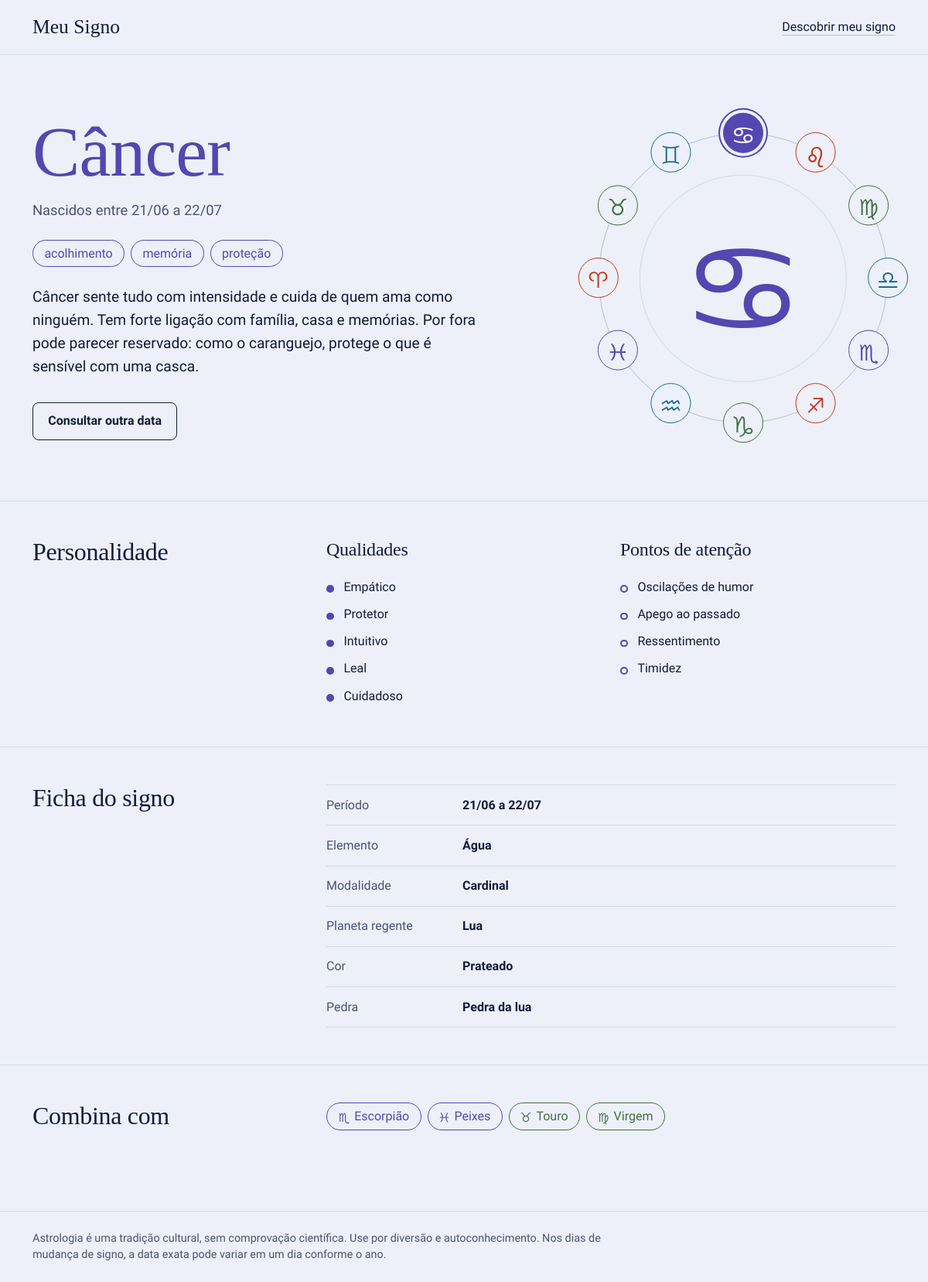
Page /signo/cancer on the committed database.
### tables this page shows
CREATE TABLE signos (
    id             INTEGER PRIMARY KEY AUTOINCREMENT,
    ordem          INTEGER NOT NULL UNIQUE,
    slug           TEXT    NOT NULL UNIQUE,
    nome           TEXT    NOT NULL,
    simbolo        TEXT    NOT NULL,
    inicio         INTEGER NOT NULL,
    fim            INTEGER NOT NULL,
    elemento       TEXT    NOT NULL,
    modalidade     TEXT    NOT NULL,
    regente        TEXT    NOT NULL,
    cor            TEXT    NOT NULL,
    pedra          TEXT    NOT NULL,
    palavras_chave TEXT    NOT NULL,
    descricao      TEXT    NOT NULL,
    qualidades     TEXT    NOT NULL,
    desafios       TEXT    NOT NULL,
    compativeis    TEXT    NOT NULL
);

### app.py (the view)
@app.route("/signo/<slug>")
def signo(slug):
    atual = db.buscar_signo(slug)
    if atual is None:
        abort(404)
    signos = db.listar_signos()
    por_slug = {s["slug"]: s for s in signos}
    compativeis = [por_slug[c] for c in atual["compativeis"]]
    ordem = atual["ordem"]
    giro = -ordem * 30 if ordem <= 6 else (12 - ordem) * 30
    return render_template(
        "signo.html",
        signo=atual,
        signos=signos,
        compativeis=compativeis,
        total=db.total_consultas(atual["id"]),
        giro=giro,
        ativo=atual["slug"],
    )

### db.py (called while the page is built)
def get_db():
    if "db" not in g:
        g.db = sqlite3.connect(CAMINHO_BD)
        g.db.row_factory = sqlite3.Row
        g.db.execute("PRAGMA foreign_keys = ON")
    return g.db

def _mmdd_para_texto(mmdd):
    return f"{mmdd % 100:02d}/{mmdd // 100:02d}"

def _preparar(linha):
    signo = dict(linha)
    signo["periodo"] = f"{_mmdd_para_texto(signo['inicio'])} a {_mmdd_para_texto(signo['fim'])}"
    signo["classe"] = CLASSES_ELEMENTO[signo["elemento"]]
    for campo in ("palavras_chave", "qualidades", "desafios", "compativeis"):
        signo[campo] = [item.strip() for item in signo[campo].split(",")]
    return signo

def listar_signos():
    linhas = get_db().execute("SELECT * FROM signos ORDER BY ordem").fetchall()
    return [_preparar(linha) for linha in linhas]

def buscar_signo(slug):
    linha = get_db().execute("SELECT * FROM signos WHERE slug = ?", (slug,)).fetchone()
    return _preparar(linha) if linha else None

def total_consultas(signo_id):
    return get_db().execute(
        "SELECT COUNT(*) FROM consultas WHERE signo_id = ?", (signo_id,)
    ).fetchone()[0]

### templates/signo.html (shortened to what this page needs)
{% extends "base.html" %}
{% block conteudo %}
{% set nascimento = get_flashed_messages(category_filter=["nascimento"]) %}
<article class="el-{{ signo.classe }}">
  <section class="container py-5">
    <div class="row align-items-center g-5">
      <div class="col-lg-7">
        <h1 class="titulo-grande cor-el">{{ signo.nome }}</h1>
        <p class="periodo">Nascidos entre {{ signo.periodo }}</p>
        <ul class="list-unstyled d-flex flex-wrap gap-2 my-4">
          {% for palavra in signo.palavras_chave %}
            <li class="chip">{{ palavra }}</li>
          {% endfor %}
        </ul>
        <p class="lead descricao">{{ signo.descricao }}</p>
        <a class="btn btn-contorno mt-3" href="{{ url_for('index') }}">Consultar outra data</a>
      </div>
      <div class="col-lg-5">
        <div class="roda-wrap">
          {% include "_roda.html" %}
          <div class="roda-centro">
            <span class="roda-glifo" aria-hidden="true">{{ signo.simbolo }}&#xFE0E;</span>
          </div>
        </div>
      </div>
    </div>
  </section>
  <section class="secao">
    <div class="container">
      <div class="row g-4">
        <div class="col-lg-4"><h2>Personalidade</h2></div>
        <div class="col-lg-8">
          <div class="row g-4">
            <div class="col-md-6">
              <h3 class="subtitulo">Qualidades</h3>
              <ul class="lista-sinal">
                {% for q in signo.qualidades %}<li>{{ q | capitalize }}</li>{% endfor %}
              </ul>
            </div>
            <div class="col-md-6">
              <h3 class="subtitulo">Pontos de atenção</h3>
              <ul class="lista-sinal oco">
                {% for d in signo.desafios %}<li>{{ d | capitalize }}</li>{% endfor %}
              </ul>
            </div>
          </div>
        </div>
      </div>
    </div>
  </section>
  <section class="secao">
    <div class="container">
      <div class="row g-4">
        <div class="col-lg-4"><h2>Ficha do signo</h2></div>
        <div class="col-lg-8">
          <dl class="ficha mb-0">
            <div class="ficha-linha"><dt>Período</dt><dd>{{ signo.periodo }}</dd></div>
            <div class="ficha-linha"><dt>Elemento</dt><dd>{{ signo.elemento }}</dd></div>
            <div class="ficha-linha"><dt>Modalidade</dt><dd>{{ signo.modalidade }}</dd></div>
            <div class="ficha-linha"><dt>Planeta regente</dt><dd>{{ signo.regente }}</dd></div>
            <div class="ficha-linha"><dt>Cor</dt><dd>{{ signo.cor }}</dd></div>
            <div class="ficha-linha"><dt>Pedra</dt><dd>{{ signo.pedra }}</dd></div>
          </dl>
        </div>
      </div>
    </div>
  </section>
  <section class="secao">
    <div class="container">
      <div class="row g-4">
        <div class="col-lg-4"><h2>Combina com</h2></div>
        <div class="col-lg-8">
          <ul class="list-unstyled d-flex flex-wrap gap-2 mb-4">
            {% for c in compativeis %}
              <li>
                <a class="chip el-{{ c.classe }}" href="{{ url_for('signo', slug=c.slug) }}">
                  <span class="chip-glifo" aria-hidden="true">{{ c.simbolo }}&#xFE0E;</span>{{ c.nome }}
                </a>
              </li>
            {% endfor %}
          </ul>
        </div>
      </div>
    </div>
  </section>
</article>
{% endblock %}

### templates/_roda.html
<nav class="roda" aria-label="Os 12 signos do zodíaco" style="--giro-final: {{ giro }}deg;">
  <div class="roda-anel" aria-hidden="true"></div>
  {% for s in signos %}
  <a class="roda-signo el-{{ s.classe }}{% if s.slug == ativo %} ativo{% endif %}"
     href="{{ url_for('signo', slug=s.slug) }}"
     style="--i: {{ s.ordem }};"
     title="{{ s.nome }}"
     aria-label="{{ s.nome }}, {{ s.periodo }}"{% if s.slug == ativo %} aria-current="page"{% endif %}>
    <span aria-hidden="true">{{ s.simbolo }}&#xFE0E;</span>
  </a>
  {% endfor %}
</nav>

### static/css/style.css (style rules this page uses)
:root { --noite: #131B3B; --ceu: #EDF0F8; --bruma: #D3DAEC; --linha-roda: #B4BED9; --tinta-suave: #4A5373; --fogo: #C2371B; --terra: #3F7040; --ar: #1A6C92; --agua: #5546B0; --fonte-titulo: "Instrument Serif", Georgia, "Times New Roman", serif; --fonte-simbolos: "Noto Sans Symbols", "Segoe UI Symbol", "Apple Symbols", "DejaVu Sans", sans-serif; --bs-body-font-family: "Albert Sans", system-ui, -apple-system, "Segoe UI", Roboto, sans-serif; --bs-body-bg: var(--ceu); --bs-body-color: var(--noite); }
.el-fogo { --el: var(--fogo); }
.el-terra { --el: var(--terra); }
.el-ar { --el: var(--ar); }
.el-agua { --el: var(--agua); }
body { background: var(--ceu); color: var(--noite); }
h1, h2, h3 { font-family: var(--fonte-titulo); font-weight: 400; letter-spacing: -0.01em; }
h2 { font-size: 2rem; line-height: 1.1; }
.cor-el { color: var(--el); }
.titulo-grande { font-size: clamp(2.9rem, 9vw, 5.75rem); line-height: 1; margin-bottom: 1rem; }
.descricao { max-width: 36rem; font-size: 1.2rem; line-height: 1.55; }
.periodo { font-size: 1.15rem; color: var(--tinta-suave); margin-bottom: 0; }
.btn-noite, .btn-contorno { border-radius: 0.5rem; font-weight: 600; }
.btn-contorno { background: transparent; border: 1.5px solid var(--noite); color: var(--noite); padding: 0.7rem 1.2rem; }
.roda-wrap { --roda: min(84vw, 30rem); --raio: calc(var(--roda) * 0.39); position: relative; width: var(--roda); aspect-ratio: 1; margin-inline: auto; }
.roda { --giro: var(--giro-final, 0deg); position: absolute; inset: 0; animation: girar 1.4s cubic-bezier(0.22, 0.8, 0.26, 1) both; }
.roda-anel { position: absolute; top: 50%; left: 50%; width: calc(var(--raio) * 2); height: calc(var(--raio) * 2); transform: translate(-50%, -50%); border: 1.5px solid var(--linha-roda); border-radius: 50%; }
.roda-anel::before { content: ""; position: absolute; inset: 14%; border: 1px solid var(--bruma); border-radius: 50%; }
.roda-signo { --tam: clamp(2.5rem, 12vw, 3.25rem); position: absolute; top: 50%; left: 50%; width: var(--tam); height: var(--tam); margin: calc(var(--tam) / -2) 0 0 calc(var(--tam) / -2); display: grid; place-items: center; border: 1.5px solid var(--el); border-radius: 50%; background: var(--ceu); color: var(--el); font-family: var(--fonte-simbolos); font-size: calc(var(--tam) * 0.55); line-height: 1; text-decoration: none; transform: rotate(calc(var(--i) * 30deg + var(--giro))) translateY(calc(var(--raio) * -1)) rotate(calc(var(--i) * -30deg - var(--giro))); transition: background-color 0.2s, color 0.2s; }
.roda-signo:hover, .roda-signo:focus-visible, .roda-signo.ativo { background: var(--el); color: #fff; }
.roda-signo.ativo { box-shadow: 0 0 0 4px var(--ceu), 0 0 0 6px var(--el); }
.roda-centro { position: absolute; inset: 0; display: grid; place-content: center; text-align: center; pointer-events: none; }
.roda-glifo { font-family: var(--fonte-simbolos); font-size: calc(var(--roda) * 0.3); line-height: 1; color: var(--el); }
.chip { display: inline-flex; align-items: center; gap: 0.4rem; padding: 0.3rem 0.9rem; border: 1.5px solid var(--el); border-radius: 999px; color: var(--el); font-weight: 500; text-decoration: none; background: transparent; transition: background-color 0.2s, color 0.2s; }
.chip-glifo { font-family: var(--fonte-simbolos); }
.secao { border-top: 1px solid var(--bruma); padding: 3rem 0; }
.subtitulo { font-size: 1.5rem; margin-bottom: 1rem; }
.lista-sinal { list-style: none; padding: 0; margin: 0; }
.lista-sinal li { position: relative; padding: 0.35rem 0 0.35rem 1.4rem; }
.lista-sinal li::before { content: ""; position: absolute; left: 0; top: 0.95em; width: 0.6rem; height: 0.6rem; border-radius: 50%; background: var(--el); border: 2px solid var(--el); }
.lista-sinal.oco li::before { background: transparent; }
.ficha { margin: 0; }
.ficha-linha { display: grid; grid-template-columns: 10rem 1fr; gap: 1rem; padding: 0.85rem 0; border-bottom: 1px solid var(--bruma); }
.ficha-linha:first-child { border-top: 1px solid var(--bruma); }
.ficha-linha dt { font-weight: 500; color: var(--tinta-suave); }
.ficha-linha dd { margin: 0; font-weight: 600; }

### rows in the picture
signos: nome "Câncer", descricao "Câncer sente tudo com intensidade e cuida de quem ama como ninguém. Tem forte ligação com família, casa e memórias. Por fora pode parecer reservado: como o caranguejo, protege o que é sensível com uma casca.", simbolo "♋", elemento "Água", modalidade "Cardinal", regente "Lua", cor "Prateado", pedra "Pedra da lua"
signos: {{ s.ordem }} 0 (drawn), simbolo "♈"
signos: simbolo "♉", nome "Touro"
signos: {{ s.ordem }} 2 (drawn), simbolo "♊"
signos: {{ s.ordem }} 4 (drawn), simbolo "♌"
signos: simbolo "♍", nome "Virgem"
signos: {{ s.ordem }} 6 (drawn), simbolo "♎"
signos: simbolo "♏", nome "Escorpião"
signos: {{ s.ordem }} 8 (drawn), simbolo "♐"
signos: {{ s.ordem }} 9 (drawn), simbolo "♑"
signos: {{ s.ordem }} 10 (drawn), simbolo "♒"
signos: simbolo "♓", nome "Peixes"

### other values in the picture
{{ signo.periodo }} "21/06 a 22/07"
{{ palavra }} "acolhimento" "memória" "proteção"
{{ q | capitalize }} "Empático" "Protetor" "Intuitivo" "Leal" "Cuidadoso"
{{ d | capitalize }} "Oscilações de humor" "Apego ao passado" "Ressentimento" "Timidez"
